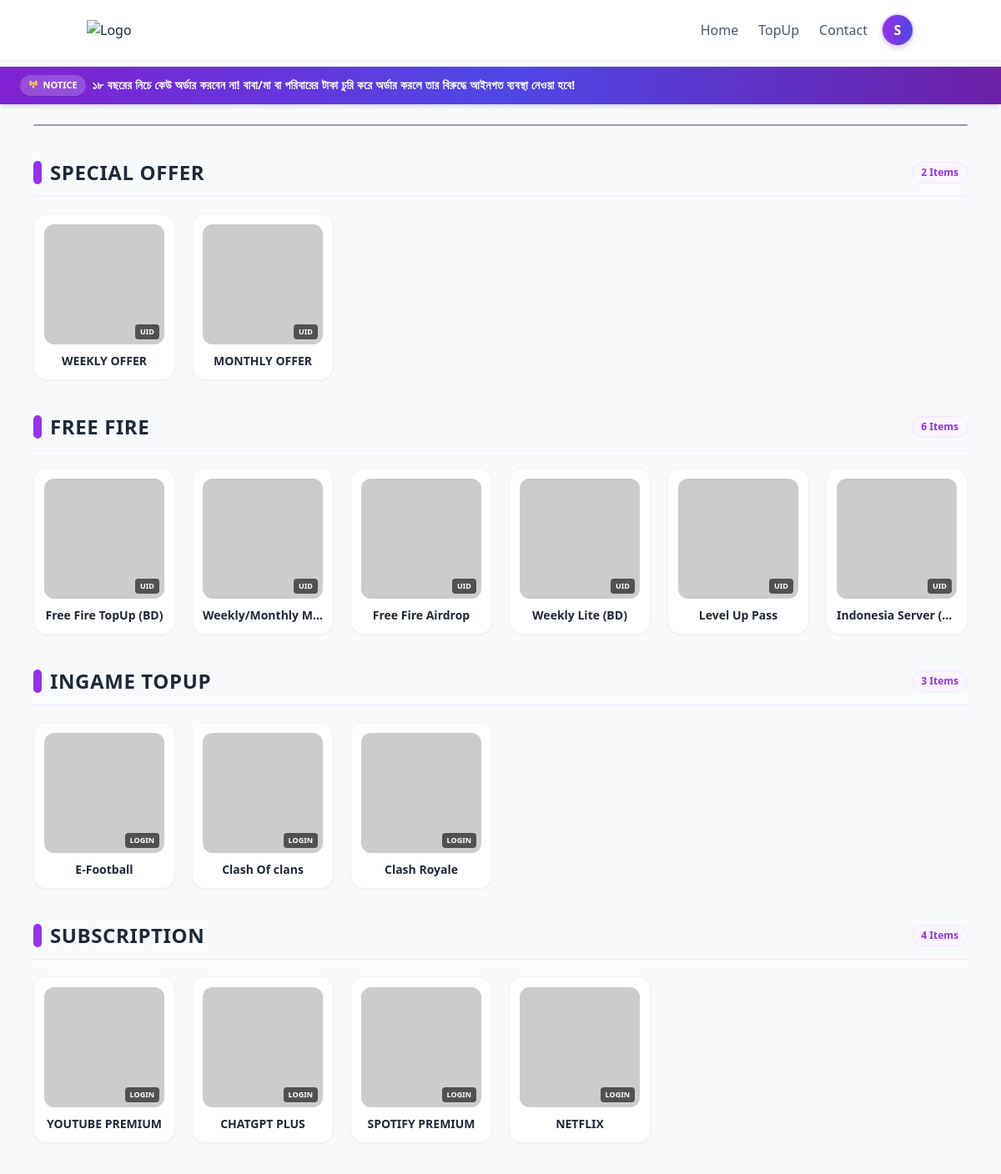
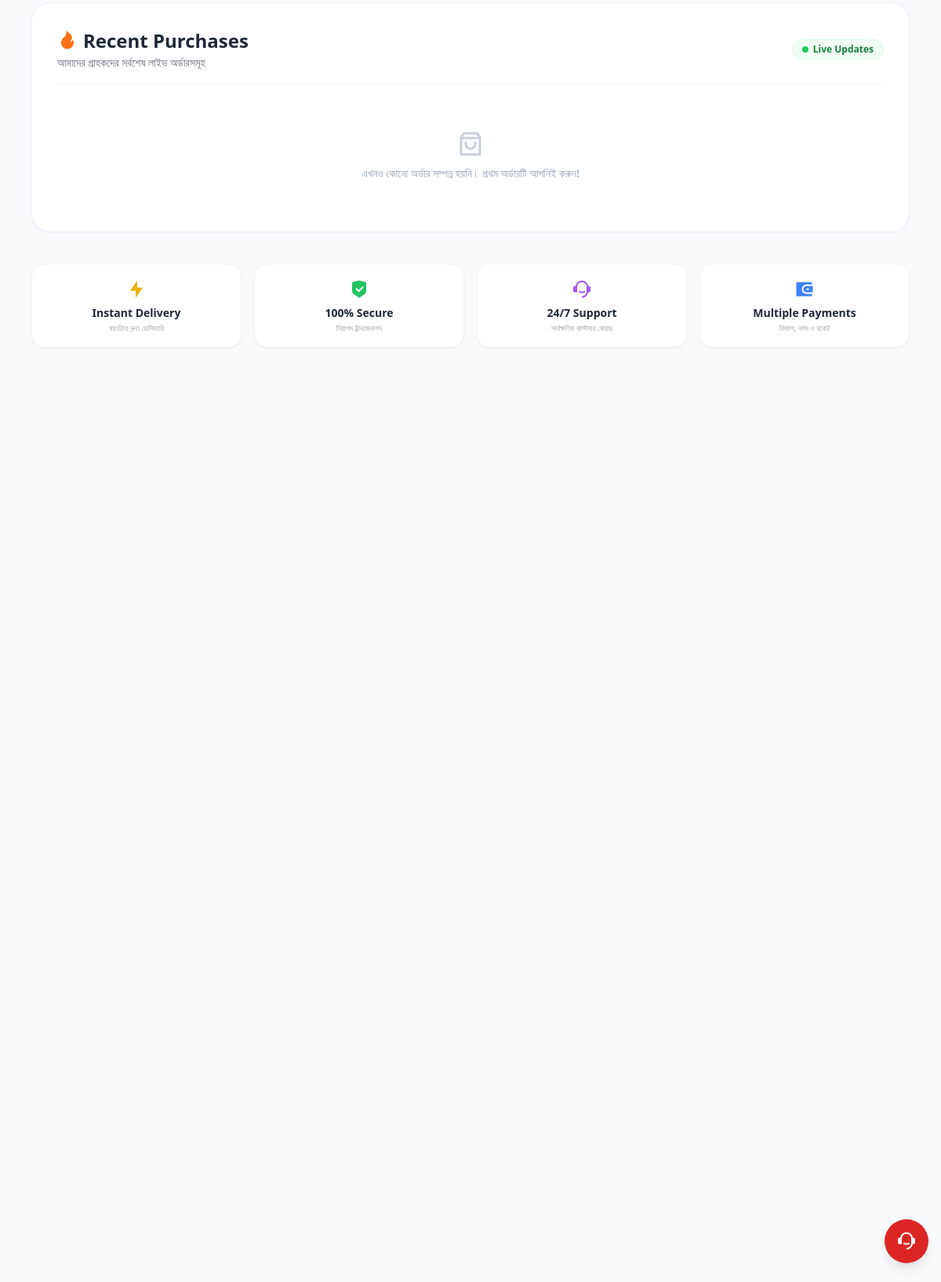
The page / (signed in) on the database its author committed (2 pictures, top to bottom).
### tables this page shows
CREATE TABLE products (
        id INTEGER PRIMARY KEY AUTOINCREMENT,
        name TEXT NOT NULL,
        category TEXT NOT NULL,
        image TEXT NOT NULL,
        code TEXT UNIQUE NOT NULL,
        input_type TEXT DEFAULT 'UID',
        created_at DATETIME DEFAULT CURRENT_TIMESTAMP
    );

### index.php (the view, shortened to what this page needs)
<?php
include 'header.php';
$banners = $pdo->query("SELECT * FROM banners ORDER BY id DESC")->fetchAll();
$stmt = $pdo->prepare("SELECT setting_value FROM admin_settings WHERE setting_key = 'notice'");
$stmt->execute();
$noticeText = $stmt->fetchColumn() ?: "১৮ বছরের নিচে কেউ অর্ডার করবেন না! বাবা/মা বা পরিবারের টাকা চুরি করে অর্ডার করলে তার বিরুদ্ধে আইনগত ব্যবস্থা নেওয়া হবে!";
$rawProducts = $pdo->query("SELECT * FROM products ORDER BY id ASC")->fetchAll();
$categories = [];
foreach ($rawProducts as $p) {
    $categories[$p['category']][] = $p;
}
$recentOrders = $pdo->query("SELECT userName, product, package, price, status, timestamp FROM orders ORDER BY id DESC LIMIT 8")->fetchAll();
?>
<div class="pt-16 md:pt-20 pb-20 bg-slate-50 min-h-screen">
    <section class="bg-gradient-to-r from-purple-700 via-indigo-600 to-purple-800 py-2.5 px-4 shadow-md sticky top-14 md:top-16 z-20">
        <div class="container mx-auto max-w-6xl">
            <div class="flex items-center gap-2">
                <span class="bg-white/20 text-white text-[11px] font-black px-2.5 py-1 rounded-full uppercase shrink-0 flex items-center gap-1.5 backdrop-blur-sm shadow-sm">
                    <i class="ri-broadcast-fill text-yellow-300 animate-pulse"></i> Notice
                </span>
                <div class="overflow-hidden w-full">
                    <marquee class="text-white text-xs md:text-sm font-semibold tracking-wide" scrollamount="5" onmouseover="this.stop();" onmouseout="this.start();">
                        <?php echo htmlspecialchars($noticeText); ?>
                    </marquee>
                </div>
            </div>
        </div>
    </section>
    <?php if(!empty($banners)): ?>
    <section class="container mx-auto max-w-6xl mt-4 md:mt-6 px-4">
        <div class="relative overflow-hidden rounded-3xl shadow-xl border border-purple-100/60 bg-gray-900 group">
            <button onclick="prevSlide()" class="absolute left-3 top-1/2 -translate-y-1/2 w-9 h-9 rounded-full bg-black/40 text-white flex items-center justify-center hover:bg-black/70 transition backdrop-blur-md shadow-lg">
                <i class="ri-arrow-left-s-line text-2xl"></i>
            </button>
            <button onclick="nextSlide()" class="absolute right-3 top-1/2 -translate-y-1/2 w-9 h-9 rounded-full bg-black/40 text-white flex items-center justify-center hover:bg-black/70 transition backdrop-blur-md shadow-lg">
                <i class="ri-arrow-right-s-line text-2xl"></i>
            </button>
        </div>
    </section>
    <?php endif; ?>
    <div class="container mx-auto max-w-6xl px-4 mt-6">
        <?php foreach($categories as $catTitle => $items): ?>
        <section class="my-8 md:my-10">
            <div class="flex items-center justify-between mb-5 border-b border-purple-100 pb-3">
                <div class="flex items-center gap-2.5">
                    <span class="w-2.5 h-7 bg-purple-600 rounded-full"></span>
                    <h2 class="text-lg md:text-2xl font-black text-gray-800 uppercase tracking-wide">
                        <?php echo htmlspecialchars($catTitle); ?>
                    </h2>
                </div>
                <span class="text-xs font-bold text-purple-600 bg-purple-50 px-2.5 py-1 rounded-full border border-purple-100">
                    <?php echo count($items); ?> Items
                </span>
            </div>
            <div class="grid grid-cols-3 sm:grid-cols-4 md:grid-cols-6 gap-3 md:gap-5">
                <?php foreach($items as $prod): ?>
                    <a href="topup.php?id=<?php echo $prod['id']; ?>" class="group block bg-white rounded-2xl p-2.5 md:p-3 border border-gray-100 shadow-sm hover:shadow-xl hover:border-purple-200 transition-all duration-300 transform hover:-translate-y-1">
                        <div class="relative overflow-hidden rounded-xl bg-gray-100 aspect-square shadow-inner">
                            <img src="<?php echo htmlspecialchars($prod['image']); ?>"
                                 alt="<?php echo htmlspecialchars($prod['name']); ?>"
                                 class="w-full h-full object-cover group-hover:scale-105 transition-transform duration-300"
                                 onerror="this.src='https://placehold.co/300x300?text=Game'">
                            <span class="absolute bottom-1.5 right-1.5 bg-black/60 backdrop-blur-sm text-white text-[9px] font-bold px-1.5 py-0.5 rounded">
                                <?php echo htmlspecialchars($prod['input_type']); ?>
                            </span>
                        </div>
                        <h3 class="text-[12px] md:text-sm text-center font-bold text-gray-800 mt-2.5 truncate group-hover:text-purple-600 transition-colors">
                            <?php echo htmlspecialchars($prod['name']); ?>
                        </h3>
                    </a>
                <?php endforeach; ?>
            </div>
        </section>
        <?php endforeach; ?>
    </div>
    <section class="container mx-auto max-w-6xl px-4 my-10">
        <div class="bg-white rounded-3xl shadow-sm border border-purple-100/70 p-5 md:p-8">
            <div class="flex items-center justify-between mb-6 pb-4 border-b border-gray-100">
                <div>
                    <h3 class="text-lg md:text-2xl font-black text-gray-800 flex items-center gap-2">
                        <i class="ri-fire-fill text-orange-500"></i> Recent Purchases
                    </h3>
                    <p class="text-gray-500 text-xs md:text-sm mt-0.5">আমাদের গ্রাহকদের সর্বশেষ লাইভ অর্ডারসমূহ</p>
                </div>
                <span class="px-3 py-1 bg-green-50 text-green-700 text-xs font-bold rounded-full border border-green-100 flex items-center gap-1.5">
                    <span class="w-2 h-2 rounded-full bg-green-500 animate-ping"></span> Live Updates
                </span>
            </div>
            <?php if(!empty($recentOrders)): ?>
                <div class="grid grid-cols-1 md:grid-cols-2 gap-3">
                    <?php foreach($recentOrders as $order): ?>
                        <div class="bg-slate-50/80 rounded-2xl p-3.5 flex items-center justify-between border border-slate-100 hover:border-purple-200 transition">
                            <div class="flex items-center gap-3 min-w-0">
                                <div class="w-10 h-10 rounded-xl bg-gradient-to-tr from-purple-600 to-indigo-600 text-white flex items-center justify-center font-bold text-sm shrink-0 shadow-md">
                                    <?php echo strtoupper(substr($order['userName'] ?: 'U', 0, 1)); ?>
                                </div>
                                <div class="min-w-0">
                                    <h4 class="font-bold text-gray-800 text-xs md:text-sm truncate">
                                        <?php echo htmlspecialchars($order['userName'] ?: 'User'); ?>
                                    </h4>
                                    <p class="text-[11px] text-gray-500 truncate mt-0.5">
                                        <?php echo htmlspecialchars($order['product']); ?> • <span class="text-purple-600 font-semibold"><?php echo htmlspecialchars($order['package']); ?></span>
                                    </p>
                                </div>
                            </div>
                            <div class="text-right shrink-0 ml-3">
                                <span class="font-black text-gray-900 text-sm md:text-base">৳<?php echo $order['price']; ?></span>
                                <span class="block text-[10px] font-bold uppercase mt-0.5 <?php echo $order['status'] === 'Completed' ? 'text-green-600' : ($order['status'] === 'Rejected' ? 'text-red-500' : 'text-orange-500'); ?>">
                                    <?php echo $order['status']; ?>
                                </span>
                            </div>
                        </div>
                    <?php endforeach; ?>
                </div>
            <?php else: ?>
                <div class="text-center py-8 text-slate-400">
                    <i class="ri-shopping-bag-3-line text-4xl mb-2 opacity-50 block"></i>
                    <p class="text-sm font-medium">এখনও কোনো অর্ডার সম্পন্ন হয়নি। প্রথম অর্ডারটি আপনিই করুন!</p>
                </div>
            <?php endif; ?>
        </div>
    </section>
    <section class="container mx-auto max-w-6xl px-4 my-8">
        <div class="grid grid-cols-2 md:grid-cols-4 gap-4">
            <div class="bg-white p-4 rounded-2xl border border-gray-100 text-center shadow-sm">
                <i class="ri-flashlight-fill text-2xl text-yellow-500 mb-1 block"></i>
                <h4 class="font-bold text-gray-800 text-xs md:text-sm">Instant Delivery</h4>
                <p class="text-[10px] text-gray-400 mt-0.5">স্বয়ংক্রিয় দ্রুত ডেলিভারি</p>
            </div>
            <div class="bg-white p-4 rounded-2xl border border-gray-100 text-center shadow-sm">
                <i class="ri-shield-check-fill text-2xl text-green-500 mb-1 block"></i>
                <h4 class="font-bold text-gray-800 text-xs md:text-sm">100% Secure</h4>
                <p class="text-[10px] text-gray-400 mt-0.5">নিরাপদ ট্রানজেকশন</p>
            </div>
            <div class="bg-white p-4 rounded-2xl border border-gray-100 text-center shadow-sm">
                <i class="ri-customer-service-2-fill text-2xl text-purple-500 mb-1 block"></i>
                <h4 class="font-bold text-gray-800 text-xs md:text-sm">24/7 Support</h4>
                <p class="text-[10px] text-gray-400 mt-0.5">সার্বক্ষণিক কাস্টমার কেয়ার</p>
            </div>
            <div class="bg-white p-4 rounded-2xl border border-gray-100 text-center shadow-sm">
                <i class="ri-wallet-3-fill text-2xl text-blue-500 mb-1 block"></i>
                <h4 class="font-bold text-gray-800 text-xs md:text-sm">Multiple Payments</h4>
                <p class="text-[10px] text-gray-400 mt-0.5">বিকাশ, নগদ ও রকেট</p>
            </div>
        </div>
    </section>
</div>
<?php include 'footer.php'; ?>

### rows shown on the page
products: input_type "UID", name "WEEKLY OFFER"
products: input_type "UID", name "MONTHLY OFFER"
products: input_type "UID", name "Free Fire TopUp (BD)"
products: input_type "UID", name "Weekly/Monthly M…"
products: input_type "UID", name "Free Fire Airdrop"
products: input_type "UID", name "Weekly Lite (BD)"
products: input_type "UID", name "Level Up Pass"
products: input_type "UID", name "Indonesia Server (…"
products: input_type "LOGIN", name "E-Football"
products: input_type "LOGIN", name "Clash Of clans"
products: input_type "LOGIN", name "Clash Royale"
products: input_type "LOGIN", name "YOUTUBE PREMIUM"
products: input_type "LOGIN", name "CHATGPT PLUS"
products: input_type "LOGIN", name "SPOTIFY PREMIUM"
products: input_type "LOGIN", name "NETFLIX"

### other values the page prints
substr($_SESSION['user_name'], 0, 1) "S"
$noticeText "১৮ বছরের নিচে কেউ অর্ডার করবেন না! বাবা/মা বা পরিবারের টাকা চুরি করে অর্ডার করলে তার বিরুদ্ধে আইনগত ব্যবস্থা নেওয়া হবে!"
$catTitle "SPECIAL OFFER"
count($items) "2"
$catTitle "FREE FIRE"
count($items) "6"
$catTitle "INGAME TOPUP"
count($items) "3"
$catTitle "SUBSCRIPTION"
count($items) "4"
